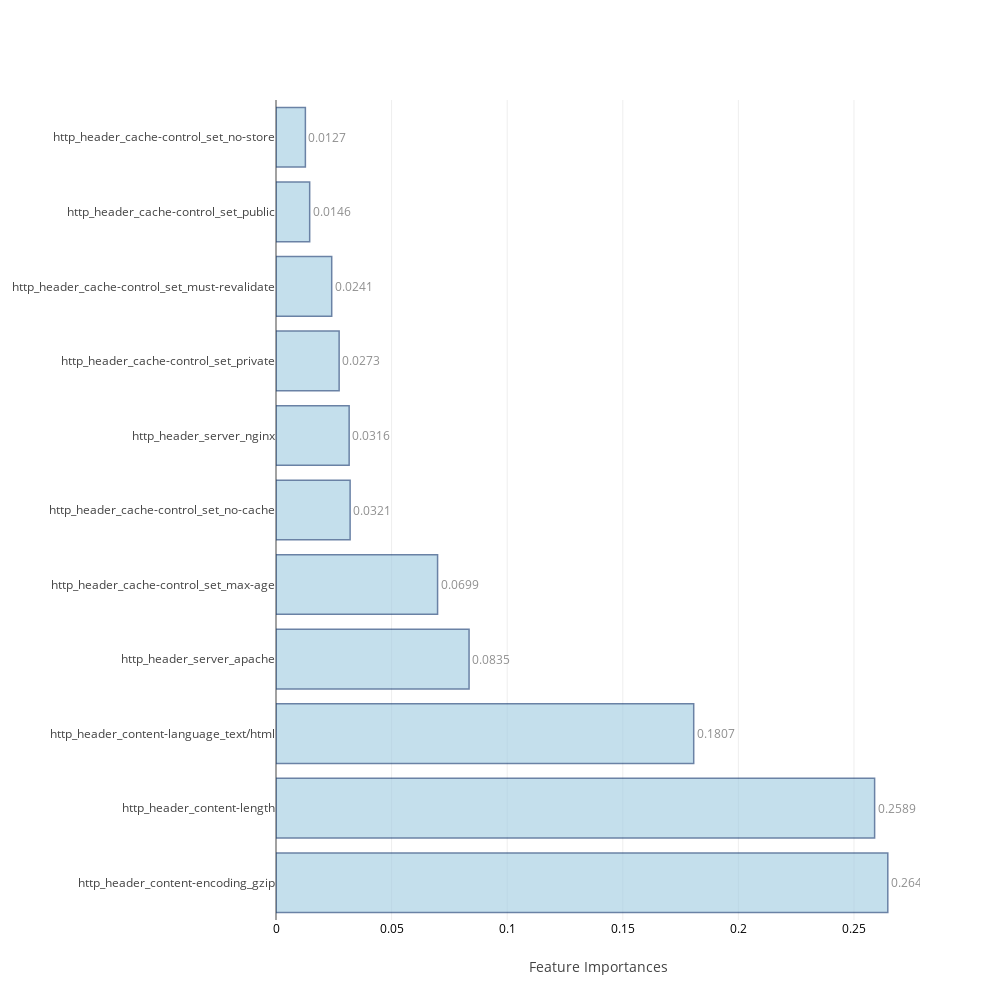
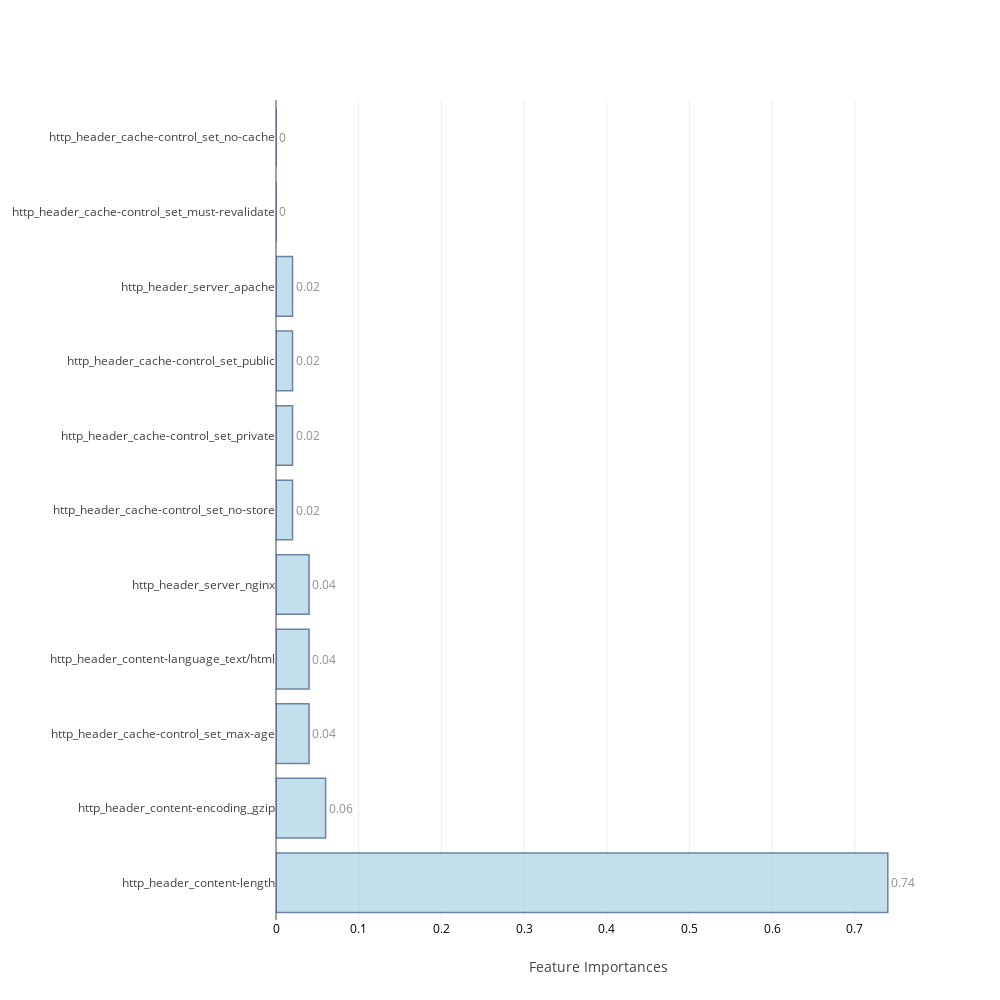

Notebook source saved alongside these figures, in order:
### Code cell
feat_imp=[None]*4
j=0
for i in range(0,8):
    if i>=2 and i<=5:
        model,cm_train,cm_test,acc_train,acc_test,roc_auc,feat_imp[j],mcc=f[i](X_train,Y_train,scaled_X_test,test_Y,columns[:-2])
        j=j+1
    else:
        model,cm_train,cm_test,acc_train,acc_test,roc_auc,mcc=f[i](X_train,Y_train,scaled_X_test,test_Y)
    table_80_80_train.loc[i]=   ([acc_train,cm_train.TP,cm_train.TN,cm_train.FP,cm_train.FN,cm_train.FPR,cm_train.FNR])
    table_80_80_test.loc[i] =   ([acc_test ,cm_test.TP, cm_test.TN, cm_test.FP, cm_test.FN, cm_test.FPR, cm_test.FNR,roc_auc,mcc])
    print("\n")

### Figure 1 — Plotly figure (JSON) as saved in the notebook; plotly's stock layout.template omitted (floating-point values rounded to 4 significant figures)
{"data": [{"marker": {"color": "rgb(158,202,225)", "line": {"color": "rgb(8,48,107)", "width": 1.5}}, "opacity": 0.6, "orientation": "h", "text": [0.2646, 0.2589, 0.1807, 0.0835, 0.0699, 0.0321, 0.0316, 0.0273, 0.0241, 0.0146, 0.0127], "textposition": "outside", "type": "bar", "uid": "8c700ac0-6f89-4c9f-ab7d-ae6bf7afd4d9", "x": [0.2646, 0.2589, 0.1807, 0.08351, 0.06989, 0.03206, 0.03164, 0.02731, 0.0241, 0.01457, 0.01271], "y": ["http_header_content-encoding_gzip", "http_header_content-length", "http_header_content-language_text/html", "http_header_server_apache", "http_header_cache-control_set_max-age", "http_header_cache-control_set_no-cache", "http_header_server_nginx", "http_header_cache-control_set_private", "http_header_cache-control_set_must-revalidate", "http_header_cache-control_set_public", "http_header_cache-control_set_no-store"]}], "layout": {"autosize": false, "height": 1000, "width": 1000, "xaxis": {"tickfont": {"color": "black", "size": 12}, "title": "Feature Importances"}, "yaxis": {"automargin": true}}}

### Figure 2 — Plotly figure (JSON) as saved in the notebook; plotly's stock layout.template omitted (floating-point values rounded to 4 significant figures)
{"data": [{"marker": {"color": "rgb(158,202,225)", "line": {"color": "rgb(8,48,107)", "width": 1.5}}, "opacity": 0.6, "orientation": "h", "text": [0.74, 0.06, 0.04, 0.04, 0.04, 0.02, 0.02, 0.02, 0.02, 0, 0], "textposition": "outside", "type": "bar", "uid": "8e3f71cc-10c1-45bc-9e47-cfdd85959578", "x": [0.74, 0.06, 0.04, 0.04, 0.04, 0.02, 0.02, 0.02, 0.02, 0, 0], "y": ["http_header_content-length", "http_header_content-encoding_gzip", "http_header_cache-control_set_max-age", "http_header_content-language_text/html", "http_header_server_nginx", "http_header_cache-control_set_no-store", "http_header_cache-control_set_private", "http_header_cache-control_set_public", "http_header_server_apache", "http_header_cache-control_set_must-revalidate", "http_header_cache-control_set_no-cache"]}], "layout": {"autosize": false, "height": 1000, "width": 1000, "xaxis": {"tickfont": {"color": "black", "size": 12}, "title": "Feature Importances"}, "yaxis": {"automargin": true}}}
